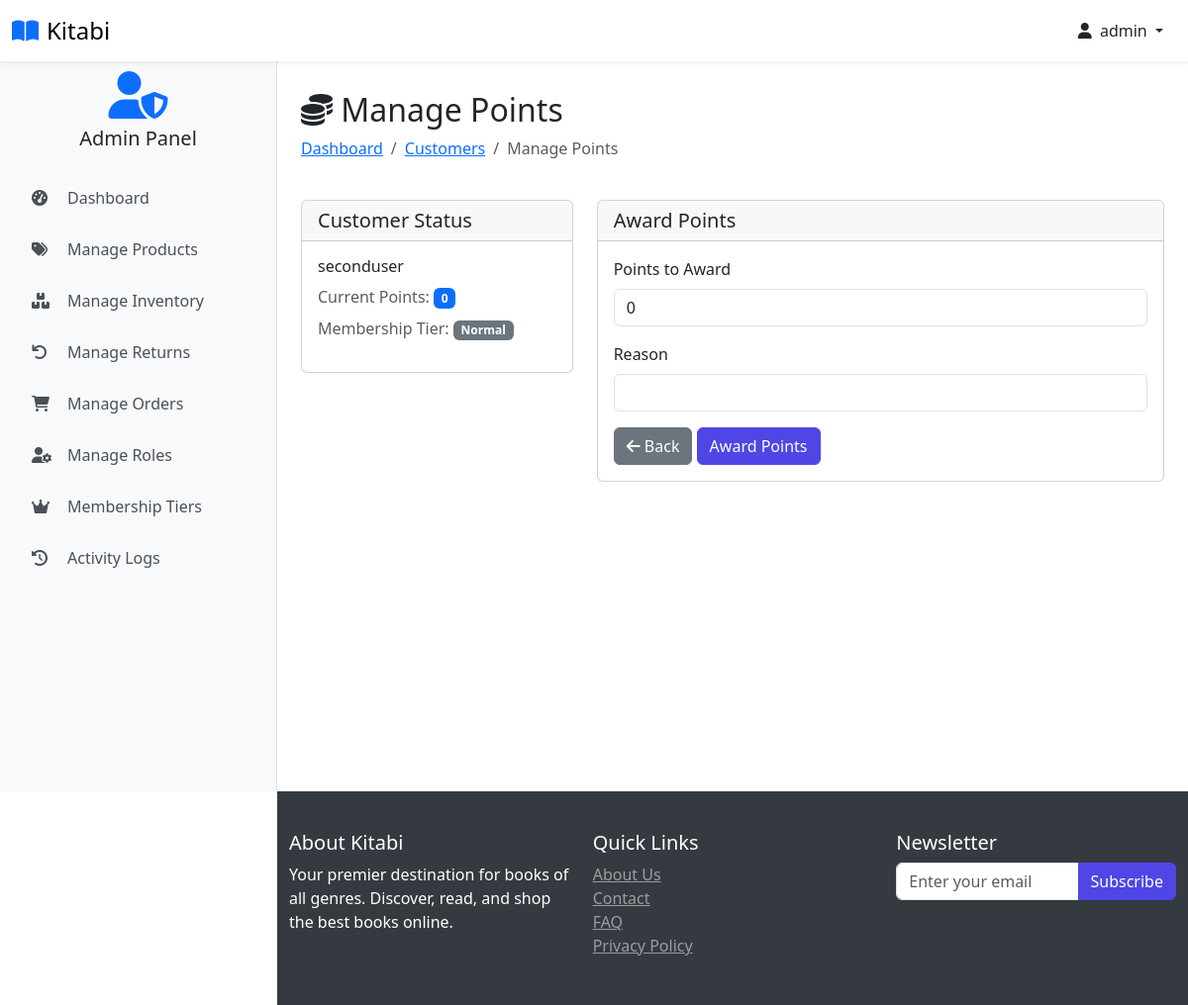
Page /customers/points/2 (signed in) on the committed database.
### website/models.py (models this page shows, shortened)
class Customer(db.Model, UserMixin):
    id = db.Column(db.Integer, primary_key=True)
    full_name = db.Column(db.String(100), nullable=False)
    email = db.Column(db.String(100), unique=True, nullable=False)
    username = db.Column(db.String(100), unique=True, nullable=False)
    password_hash = db.Column(db.String(200), nullable=False)
    date_joined = db.Column(db.DateTime(), default=datetime.utcnow)
    is_admin_val = db.Column(db.Boolean, default=False)
    last_login = db.Column(db.DateTime)
    status = db.Column(db.String(20), default='active')
    membership_tier_id = db.Column(db.Integer, db.ForeignKey('membership_tier.id'), default=1)  # Default to Normal
    points = db.Column(db.Integer, default=0)
    membership_tier = db.relationship('MembershipTier', backref='customers')
    cart_items = db.relationship('Cart', back_populates='customer', lazy=True)
    orders = db.relationship('Order', back_populates='customer', lazy=True)
    activity_logs = db.relationship('ActivityLog', back_populates='user', lazy=True)
    returns = db.relationship('Return', foreign_keys='Return.customer_link', back_populates='customer', lazy=True)
    roles = db.relationship(
        'Role',
        secondary=user_roles,
        back_populates='users',
        lazy='dynamic'
    )
    @property
    def password(self):
        raise AttributeError('Password is not a readable Attribute')
    @property
    def is_admin(self):
        return self.is_admin_val or any(
            role.name in ['Super Admin', 'Product Manager', 'Order Manager']
            for role in self.roles
        )
    def has_permission(self, permission):
        if not self.roles:
            return False
        for role in self.roles:
            permissions = role.permissions or []
            if permission in permissions:
                return True
        return False

class MembershipTier(db.Model):
    id = db.Column(db.Integer, primary_key=True)
    name = db.Column(db.String(50), nullable=False)  # Normal, Premium, Gold
    discount_percentage = db.Column(db.Float, default=0)
    free_delivery_threshold = db.Column(db.Float, nullable=True)  # NULL for Gold (always free)
    early_access = db.Column(db.Boolean, default=False)
    priority_support = db.Column(db.Boolean, default=False)
    points_multiplier = db.Column(db.Float, default=1.0)
    created_at = db.Column(db.DateTime, default=datetime.utcnow)

### website/admin.py (the view, shortened to what this page needs)
@admin.route('/customers/points/<int:customer_id>', methods=['GET', 'POST'])
@login_required
@admin_required
@check_permission('manage_users')
def manage_customer_points(customer_id):
    customer = Customer.query.get_or_404(customer_id)
    form = AwardPointsForm()
    return render_template('manage_points.html', form=form, customer=customer)

### website/forms.py
class AwardPointsForm(FlaskForm):
    points = IntegerField('Points to Award',
        validators=[DataRequired(), NumberRange(min=1)],
        default=0)
    reason = StringField('Reason', validators=[DataRequired()])
    submit = SubmitField('Award Points')

### website/templates/manage_points.html (shortened to what this page needs)
{% extends 'base.html' %}
{% block body %}
<div class="container pt-2">
    <div class="row mb-4">
        <div class="col">
            <h2><i class="fas fa-coins"></i> Manage Points</h2>
            <nav aria-label="breadcrumb">
                <ol class="breadcrumb">
                    <li class="breadcrumb-item"><a href="{{ url_for('admin.admin_page') }}">Dashboard</a></li>
                    <li class="breadcrumb-item"><a href="{{ url_for('admin.display_customers') }}">Customers</a></li>
                    <li class="breadcrumb-item active">Manage Points</li>
                </ol>
            </nav>
        </div>
    </div>
    <div class="row">
        <div class="col-md-4">
            <div class="card mb-4">
                <div class="card-header">
                    <h5 class="mb-0">Customer Status</h5>
                </div>
                <div class="card-body">
                    <h6>{{ customer.username }}</h6>
                    <p class="text-muted mb-2">Current Points: <span class="badge bg-primary">{{ customer.points }}</span></p>
                    <p class="text-muted">Membership Tier:
                        <span class="badge bg-{{ 'warning' if customer.membership_tier.name == 'Gold' else 'info' if customer.membership_tier.name == 'Premium' else 'secondary' }}">
                            {{ customer.membership_tier.name }}
                        </span>
                    </p>
                </div>
            </div>
        </div>
        <div class="col-md-8">
            <div class="card mb-4">
                <div class="card-header">
                    <h5 class="mb-0">Award Points</h5>
                </div>
                <div class="card-body">
                    <form method="POST">
                        <div class="row mb-3">
                            <div class="col">
                                <div class="form-group">
                                    {{ form.points.label(class="form-label") }}
                                    {{ form.points(class="form-control") }}
                                </div>
                            </div>
                        </div>
                        <div class="row mb-3">
                            <div class="col">
                                <div class="form-group">
                                    {{ form.reason.label(class="form-label") }}
                                    {{ form.reason(class="form-control") }}
                                </div>
                            </div>
                        </div>
                        <div class="row">
                            <div class="col">
                                <a href="{{ url_for('admin.display_customers') }}" class="btn btn-secondary">
                                    <i class="fas fa-arrow-left"></i> Back
                                </a>
                                {{ form.submit(class="btn btn-primary") }}
                            </div>
                        </div>
                    </form>
                </div>
            </div>
        </div>
    </div>
</div>
{% endblock %}

### website/templates/base.html (shortened to what this page needs)
<!DOCTYPE html>
<html lang="en">
<head>
    <link rel="stylesheet" href="{{ url_for('static', filename='css/bootstrap.min.css') }}">
    <link rel="stylesheet" href="{{ url_for('static', filename='css/owl.carousel.min.css') }}">
    <link rel="stylesheet" href="{{ url_for('static', filename='css/style.css') }}">
    <link rel="stylesheet" href="https://cdnjs.cloudflare.com/ajax/libs/font-awesome/6.0.0/css/all.min.css">
</head>
<body class="{% if current_user.is_authenticated %}{% if current_user.is_admin %}admin-user{% else %}user{% endif %}{% else %}guest{% endif %}">
<nav class="navbar navbar-light bg-white fixed-top shadow-sm">
    <div class="container-fluid">
        <div class="d-flex align-items-center">
            <a class="navbar-brand d-flex align-items-center" href="/">
                <i class="fas fa-book-open text-primary me-2"></i>
                <span class="font-weight-bold">Kitabi</span>
            </a>
        </div>
        <div class="d-flex align-items-center user-nav">
            {% if current_user.is_authenticated %}
                <div class="dropdown">
                    <button class="btn btn-link text-dark text-decoration-none dropdown-toggle" type="button" id="userDropdown" data-bs-toggle="dropdown" aria-expanded="false">
                        <i class="fas fa-user me-1"></i>
                        {{ current_user.username }}
                    </button>
                </div>
            {% else %}
                <a href="{{ url_for('auth.login') }}" class="btn btn-primary">
                    <i class="fas fa-sign-in-alt me-2"></i>Login
                </a>
            {% endif %}
        </div>
    </div>
</nav>
    {% if current_user.is_authenticated %}
        {% if current_user.is_admin %}
            <div class="admin-sidebar">
                <div class="text-center mb-4">
                    <i class="fas fa-user-shield fa-3x text-primary"></i>
                    <h5 class="mt-2">Admin Panel</h5>
                </div>
                <div class="nav flex-column">
                    <a class="admin-nav-item" href="{{ url_for('admin.admin_page') }}">
                        <i class="fas fa-tachometer-alt"></i>Dashboard
                    </a>
                    <a class="admin-nav-item" href="{{ url_for('admin.shop_items') }}">
                        <i class="fas fa-tags"></i>Manage Products
                    </a>
                    <a class="admin-nav-item" href="{{ url_for('admin.inventory_management') }}">
                        <i class="fas fa-boxes"></i>Manage Inventory
                    </a>
                    <a class="admin-nav-item" href="{{ url_for('admin.returns_management') }}">
                        <i class="fas fa-undo"></i>Manage Returns
                    </a>
                    <a class="admin-nav-item" href="{{ url_for('admin.order_view') }}">
                        <i class="fas fa-shopping-cart"></i>Manage Orders
                    </a>
                    <a class="admin-nav-item" href="{{ url_for('admin.manage_roles') }}">
                        <i class="fas fa-user-cog"></i>Manage Roles
                    </a>
                    <a class="admin-nav-item" href="{{ url_for('admin.membership_tiers') }}">
                        <i class="fas fa-crown"></i>Membership Tiers
                    </a>
                    <a class="admin-nav-item" href="{{ url_for('admin.view_activity_logs') }}">
                        <i class="fas fa-history"></i>Activity Logs
                    </a>
                </div>
            </div>
        {% endif %}
{% endif %}
    <main class="main-content">
         <div class="container pt-2">
            {% block body %}{% endblock %}
        </div>
    </main>
    <footer>
         <div class="container pt-2">
            <div class="row">
                <div class="col-md-4">
                    <h5>About Kitabi</h5>
                    <p>Your premier destination for books of all genres. Discover, read, and shop the best books online.</p>
                </div>
                <div class="col-md-4">
                    <h5>Quick Links</h5>
                    <ul class="list-unstyled">
                        <li><a href="#" class="text-white-50">About Us</a></li>
                        <li><a href="#" class="text-white-50">Contact</a></li>
                        <li><a href="#" class="text-white-50">FAQ</a></li>
                    <li><a href="#" class="text-white-50">Privacy Policy</a></li>
                </ul>
            </div>
            <div class="col-md-4">
                <h5>Newsletter</h5>
                <form>
                    <div class="input-group">
                        <input type="email" class="form-control" placeholder="Enter your email">
                        <button class="btn btn-primary" type="submit">Subscribe</button>
                    </div>
                </form>
            </div>
        </div>
    </div>
</footer>
</body>
</html>

### website/static/css/style.css (style rules this page uses)
:root { --primary-color: #4f46e5; --secondary-color: #818cf8; --dark-color: #1f2937; --light-color: #f3f4f6; }
body { font-family: 'Segoe UI', Tahoma, Geneva, Verdana, sans-serif; padding-top: 56px; margin: 0; }
.navbar-brand { font-size: 1.5rem; }
.sidebar, .admin-sidebar { height: calc(100vh - 56px); position: fixed; top: 56px; left: 0; width: 280px; z-index: 1000; overflow-y: auto; transition: transform 0.3s ease-in-out; padding: 1rem; }
.admin-sidebar { background-color: #f8f9fa; border-right: 1px solid rgba(0, 0, 0, 0.1); }
.main-content { padding-top: 20px; min-height: calc(100vh - 56px); transition: margin-left 0.3s ease-in-out; }
body.admin-user .main-content { margin-left: 280px; }
.admin-nav-item { display: flex; align-items: center; padding: 0.75rem 1rem; color: #495057; text-decoration: none; border-radius: 0.25rem; transition: all 0.2s; margin-bottom: 0.25rem; }
.admin-nav-item i { width: 1.5rem; margin-right: 0.75rem; }
.btn-primary { background-color: var(--primary-color); border-color: var(--primary-color); }
footer { flex-shrink: 0; position: relative; width: 100%; margin-top: auto; }
@media (min-width: 992px) { body:not(.admin-user) footer, body.admin-user footer { margin-left: 280px; width: calc(100% - 280px); } }

### website/templates/base.html (style rules this page uses)
body { min-height: 100vh; display: flex; flex-direction: column; padding-top: 56px; }
.sidebar, .admin-sidebar { height: calc(100vh - 56px); position: fixed; top: 56px; left: 0; width: 280px; z-index: 1000; overflow-y: auto; transition: transform 0.3s ease-in-out; padding: 1rem; }
.admin-sidebar { background-color: #f8f9fa; border-right: 1px solid rgba(0, 0, 0, 0.1); }
.admin-nav-item { display: flex; align-items: center; padding: 0.75rem 1rem; color: #495057; text-decoration: none; border-radius: 0.25rem; transition: all 0.2s; margin-bottom: 0.25rem; }
.admin-nav-item i { width: 1.5rem; margin-right: 0.75rem; }
.main-content { flex: 1; padding-top: 20px; transition: margin-left 0.3s ease-in-out; }
footer { margin-top: auto; background-color: #343a40; color: white; padding: 2rem 0; }
@media (min-width: 992px) { body.admin-user .main-content, body.admin-user footer { margin-left: 280px; } }

### rows in the picture
Customer: username "admin"
Customer: username "seconduser", points "0"
MembershipTier: membership_tier.name "Normal"
